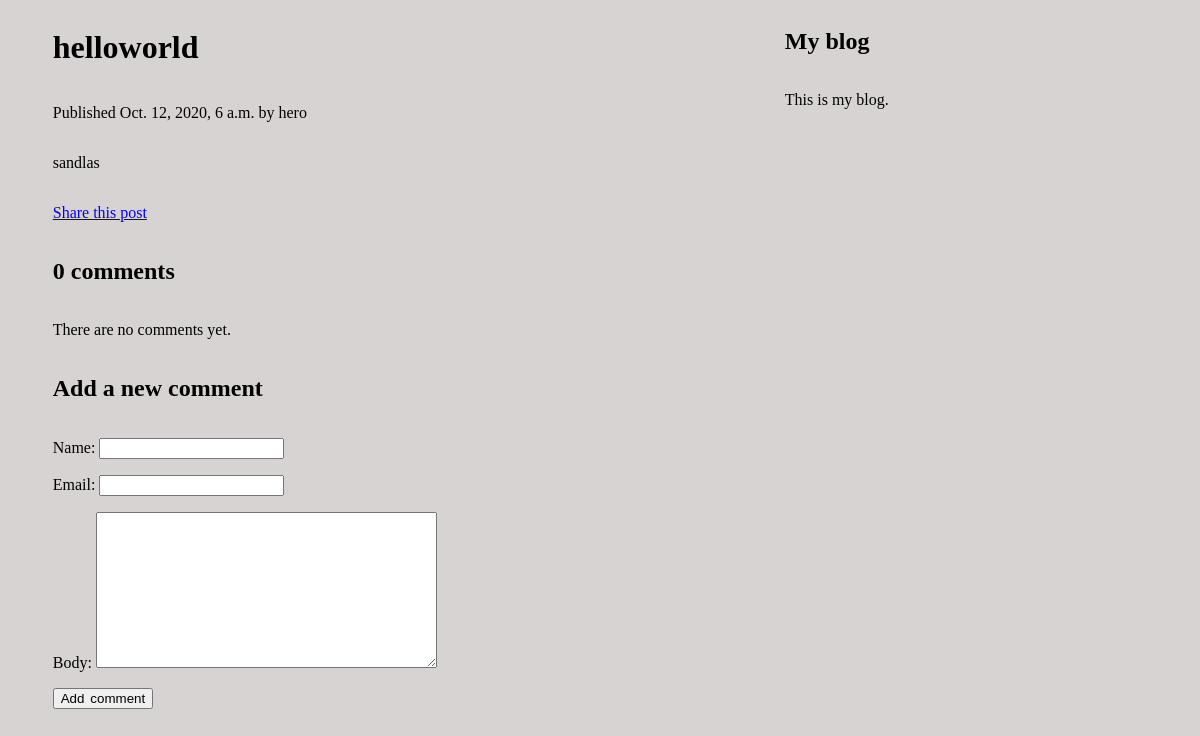
Page /blog/2020/10/12/hey_hey_hey/ on the earlier database version.
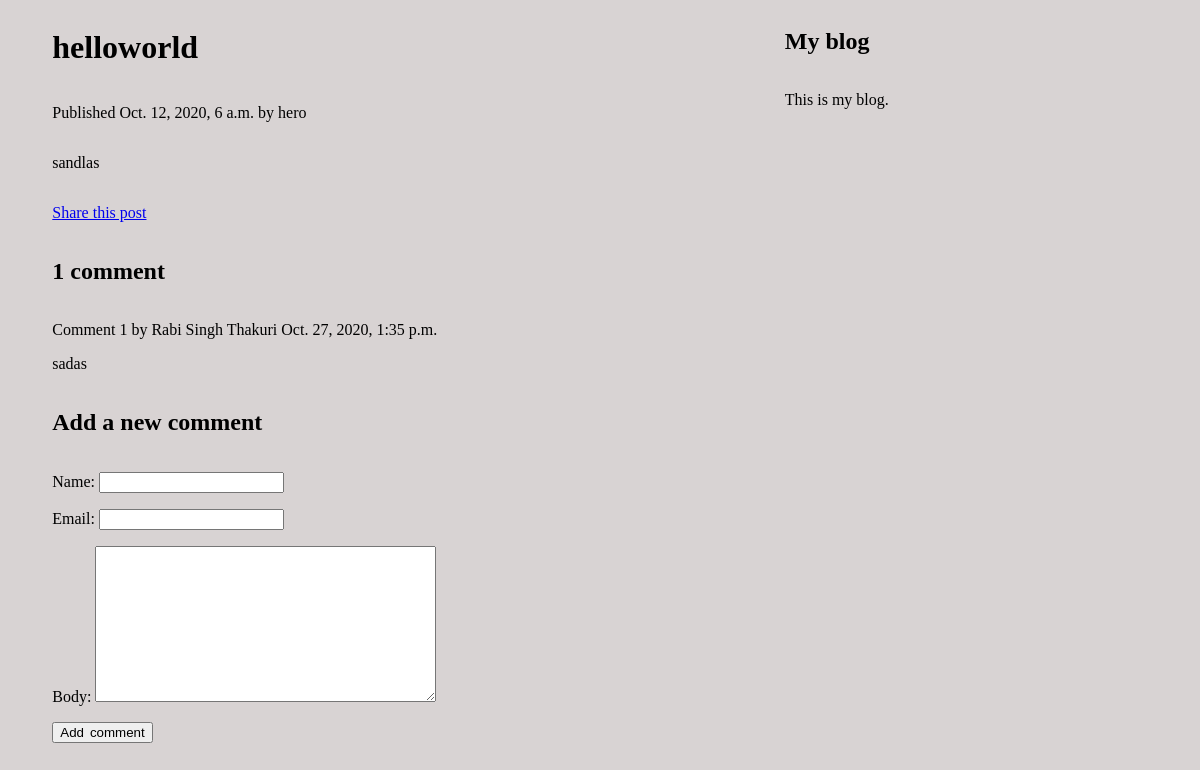
Same page on the later database version.
### blog/models.py (models this page shows, shortened)
class Comment(models.Model):
	post = models.ForeignKey(Post,on_delete=models.CASCADE,related_name='comments')
	name = models.CharField(max_length=80)
	email = models.EmailField()
	body = models.TextField()
	created = models.DateTimeField(auto_now_add=True)
	updated = models.DateTimeField(auto_now=True)
	active = models.BooleanField(default=True)
	class Meta:
		ordering = ('created',)

### blog/views.py (the view)
# urls.py: path('<int:year>/<int:month>/<int:day>/<slug:post>/', views.post_detail,name='post_detail'),
def	post_detail(request, year, month, day, post):
    post = get_object_or_404(Post, slug=post, status='published', publish__year=year,publish__month=month, publish__day = day )
    comments = post.comments.filter(active=True)
    new_comment	= None
    if	request.method == 'POST':
        comment_form = CommentForm(data=request.POST)
        if	comment_form.is_valid():
            new_comment	=	comment_form.save(commit=False)
            new_comment.post =	post
            new_comment.save()
    else:
        comment_form = CommentForm()
    return	render(request,'blog/post/detail.html',{'post':	post, 'comments':comments, 'new_comment': new_comment, 'comment_form':comment_form})

### blog/forms.py
class CommentForm(forms.ModelForm):
	class Meta:
		model = Comment
		fields = ('name','email','body')

### blog/templates/blog/post/detail.html (shortened to what this page needs)
{%	extends	"blog/base.html"	%}
{%	block	content	%}
	<h1>{{	post.title	}}</h1>
	<p	class="date">
	Published	{{ post.publish }}	by	{{	post.author	}}
	</p>
		{{	post.body|linebreaks	}}
		<p>
			<a	href="{% url "blog:post_share" post.id %}">
					Share	this	post
			</a>
	</p>
	{%	with	comments.count	as	total_comments	%}
		<h2>
				{{	total_comments	}}	comment{{	total_comments|pluralize	}}
		</h2>
	{%	endwith	%}
	{%	for	comment	in	comments	%}
		<div	class="comment">
				<p	class="info">
						Comment	{{	forloop.counter	}}	by	{{	comment.name	}}
						{{	comment.created	}}
				</p>
				{{	comment.body|linebreaks	}}
		</div>
		{%	empty	%}
				<p>There	are	no	comments	yet.</p>
	{%	endfor	%}
		{%	if	new_comment	%}
			<h2>Your	comment	has	been	added.</h2>
		{%	else	%}
			<h2>Add	a	new	comment</h2>
			<form	action="."	method="post">
					{{	comment_form.as_p	}}
					<p><input	type="submit"	value="Add	comment"></p>
			</form>
		{%	endif	%}
{%	endblock	%}

Differences in the rows shown:
added Comment: name "Rabi Singh Thakuri", created "Oct. 27, 2020, 1:35 p.m.", body "sadas"
Other differences:
{{ total_comments }}: "0" → "1"
text no longer shown: "There are no comments yet."
